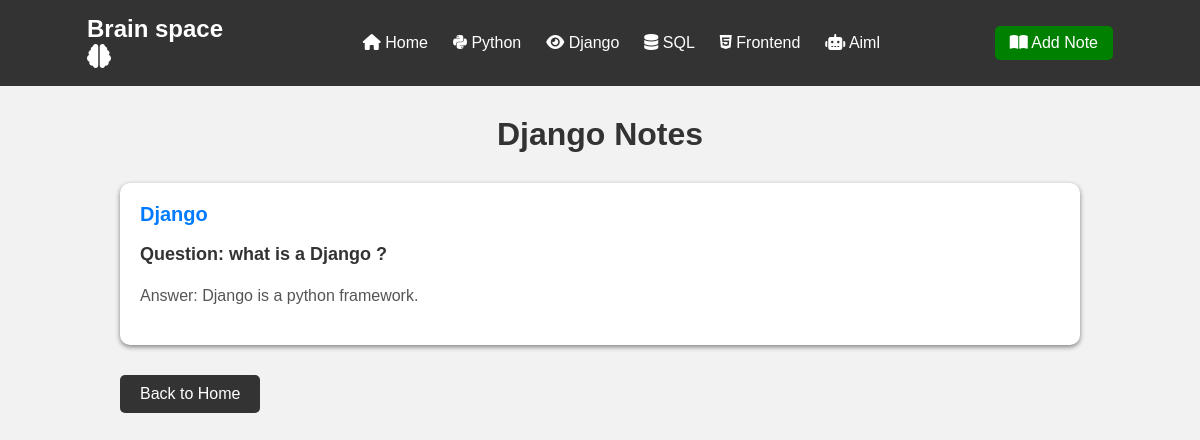
/django/, run on the app's committed database.
### question/models.py (models this page shows, shortened)
class Question(models.Model):
    category = models.CharField(max_length=100)
    question = models.CharField(max_length=255)
    answer = models.TextField()

### question/views.py (the view)
# urls.py: path('django/', views.django, name='django'),
def django(request):
    django_notes = Question.objects.filter(category='Django')
    return render(request, 'django.html', {'notes': django_notes})

### templates/django.html (shortened to what this page needs)
<!DOCTYPE html>
<html lang="en">
<head>
</head>
<body>
    {% include 'navbar.html' %}
    <div class="container">
        <h1>Django Notes</h1>
        {% for note in notes %}
        <div class="note">
            <div class="category">
                {{ note.category }}
            </div>
            <p class="question">
                Question: {{ note.question }}
            </p>
            <p class="answer">
                Answer: {{ note.answer }}
            </p>
        </div>
        {% empty %}
        <p class="no-notes">
            No Django notes available.
        </p>
        {% endfor %}
        <a href="{% url 'home' %}" class="back-btn">
            Back to Home
        </a>
    </div>
</body>
</html>

### templates/django.html (style rules this page uses)
body { font-family: Arial, sans-serif; background-color: #f2f2f2; margin: 0; padding: 0; }
.container { width: 80%; margin: 30px auto; }
h1 { text-align: center; color: #333; margin-bottom: 30px; }
.note { background-color: white; padding: 20px; margin-bottom: 20px; border-radius: 10px; box-shadow: 0 2px 5px gray; }
.category { color: #007bff; font-size: 20px; font-weight: bold; margin-bottom: 10px; }
.question { font-size: 18px; font-weight: bold; color: #333; }
.answer { font-size: 16px; color: #555; line-height: 1.6; }
.back-btn { display: inline-block; background-color: #333; color: white; padding: 10px 20px; text-decoration: none; border-radius: 5px; margin-top: 10px; }

### data on the page
Question: category "Django", question "what is a Django ?", answer "Django is a python framework."
